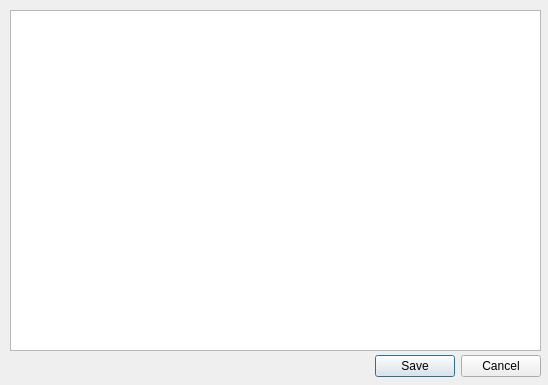
<?xml version="1.0" encoding="UTF-8"?>
<ui version="4.0">
 <class>Dialog</class>
 <widget class="QDialog" name="Dialog">
  <property name="geometry">
   <rect>
    <x>0</x>
    <y>0</y>
    <width>548</width>
    <height>385</height>
   </rect>
  </property>
  <property name="windowTitle">
   <string>Dialog</string>
  </property>
  <widget class="QDialogButtonBox" name="buttonBox">
   <property name="geometry">
    <rect>
     <x>200</x>
     <y>350</y>
     <width>341</width>
     <height>32</height>
    </rect>
   </property>
   <property name="orientation">
    <enum>Qt::Horizontal</enum>
   </property>
   <property name="standardButtons">
    <set>QDialogButtonBox::Cancel|QDialogButtonBox::Save</set>
   </property>
  </widget>
  <widget class="QTextEdit" name="textEdit">
   <property name="geometry">
    <rect>
     <x>10</x>
     <y>10</y>
     <width>531</width>
     <height>341</height>
    </rect>
   </property>
  </widget>
 </widget>
 <resources/>
 <connections>
  <connection>
   <sender>buttonBox</sender>
   <signal>accepted()</signal>
   <receiver>Dialog</receiver>
   <slot>accept()</slot>
   <hints>
    <hint type="sourcelabel">
     <x>248</x>
     <y>254</y>
    </hint>
    <hint type="destinationlabel">
     <x>157</x>
     <y>274</y>
    </hint>
   </hints>
  </connection>
  <connection>
   <sender>buttonBox</sender>
   <signal>rejected()</signal>
   <receiver>Dialog</receiver>
   <slot>reject()</slot>
   <hints>
    <hint type="sourcelabel">
     <x>316</x>
     <y>260</y>
    </hint>
    <hint type="destinationlabel">
     <x>286</x>
     <y>274</y>
    </hint>
   </hints>
  </connection>
 </connections>
</ui>
